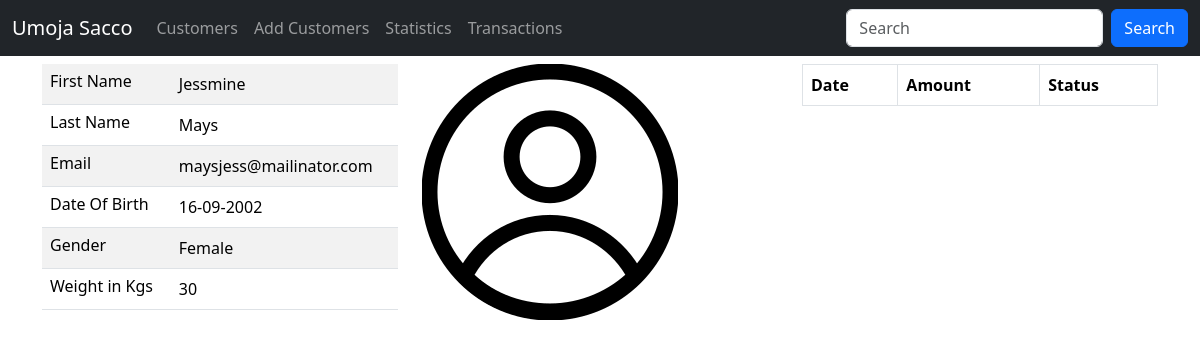
Page /customers/details/104 on the earlier database version.
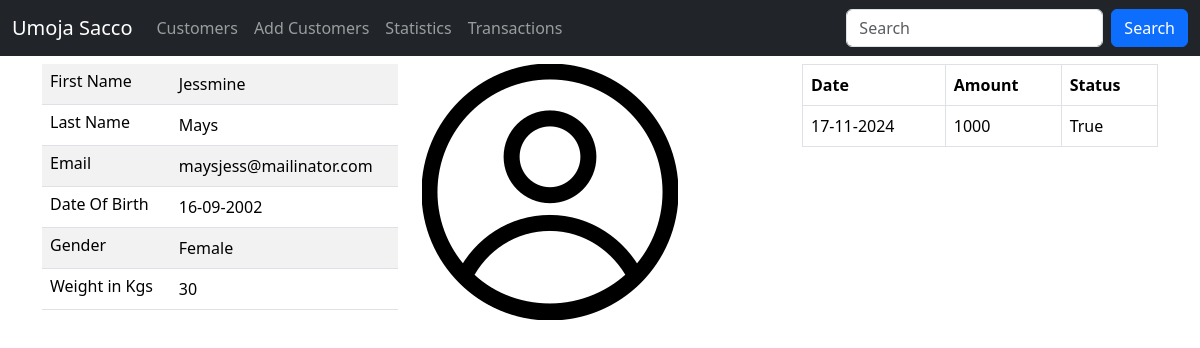
Same page on the later database version.
### sacco/models.py (models this page shows, shortened)
class Customer(models.Model):
    first_name = models.CharField(max_length=30)
    last_name = models.CharField(max_length=30)
    email = models.EmailField(unique=True)
    dob = models.DateField()
    gender = models.CharField(max_length=10)
    weight = models.PositiveIntegerField(default=0)
    created_at = models.DateTimeField(auto_now_add=True)
    updated_at = models.DateTimeField(auto_now=True)
    class Meta:
        db_table = 'customers'

class Deposit(models.Model):
    amount = models.IntegerField()
    status = models.BooleanField(default=False)
    customer = models.ForeignKey(Customer, on_delete=models.CASCADE)
    created_at = models.DateTimeField(auto_now_add=True)
    updated_at = models.DateTimeField(auto_now=True)
    class Meta:
        db_table = 'deposits'

### sacco/views.py (the view)
# urls.py: path('customers/details/<int:customer_id>', views.customer_details, name='customer_details'),
def customer_details(request, customer_id):
    customer = Customer.objects.get(id=customer_id)
    deposits =Deposit.objects.filter(customer_id=customer_id)
    return render(request, "details.html", {"deposits":deposits, "customer":customer})

### templates/details.html (shortened to what this page needs)
{% extends 'master.html' %}
{% load static %}
{% block content %}
    <div class="container">
    <div class="row mt-2">
        <div class="col-sm-4">
            <table class="table table-striped">
                <tr>
                    <td class="h6">First Name</td>
                    <td>{{ customer.first_name }}</td>
                </tr>
                <tr>
                    <td class="h6">Last Name</td>
                    <td>{{ customer.last_name }}</td>
                </tr>
                <tr>
                    <td class="h6">Email</td>
                    <td>{{ customer.email }}</td>
                </tr>
                <tr>
                    <td class="h6">Date Of Birth</td>
                    <td>{{ customer.dob | date:"d-m-Y" }}</td>
                </tr>
                <tr>
                    <td class="h6">Gender</td>
                    <td>{{ customer.gender }}</td>
                </tr>
                <tr>
                    <td class="h6">Weight in Kgs</td>
                    <td>{{ customer.weight }}</td>
                </tr>
            </table>
        </div>
        <div class="col-sm-4">
            <img src="{% static 'profile.png' %}" alt="">
        </div>
        <div class="col-sm-4">
            <table class="table table-bordered">
                <tr>
                    <th>Date</th>
                    <th>Amount</th>
                    <th>Status</th>
                </tr>
                {% for depo in deposits %}
                    <tr>
                        <td>{{ depo.created_at | date:"d-m-Y" }}</td>
                        <td>{{ depo.amount }}</td>
                        <td>{{ depo.status }}</td>
                    </tr>
                {% endfor %}
            </table>
        </div>
    </div>
    </div>
{% endblock %}

### templates/master.html (shortened to what this page needs)
<!DOCTYPE html>
<html lang="en">
<head>
    <link href="https://cdn.jsdelivr.net/npm/bootstrap@5.3.3/dist/css/bootstrap.min.css" rel="stylesheet">
</head>
<body>
<nav class="navbar navbar-expand-sm navbar-dark bg-dark">
  <div class="container-fluid">
    <a class="navbar-brand" href="javascript:void(0)">Umoja Sacco</a>
    <div class="collapse navbar-collapse" id="mynavbar">
      <ul class="navbar-nav me-auto">
        <li class="nav-item">
          <a class="nav-link" href="{% url 'customers' %}">Customers</a>
        </li>
          <li class="nav-item">
          <a class="nav-link" href="{% url 'add_customer' %}">Add Customers</a>
        </li>
        <li class="nav-item">
          <a class="nav-link" href="#">Statistics</a>
        </li>
        <li class="nav-item">
          <a class="nav-link" href="#">Transactions</a>
        </li>
      </ul>
      <form class="d-flex" method="get" action="{% url 'search_customer' %}">
        <input class="form-control me-2" type="text" name="search" placeholder="Search">
        <button class="btn btn-primary" type="submit">Search</button>
      </form>
    </div>
  </div>
</nav>
{% block content %}
{% endblock %}
</body>
</html>

Differences in the rows shown:
added Deposit: created_at "17-11-2024", amount "1000", status "True"
